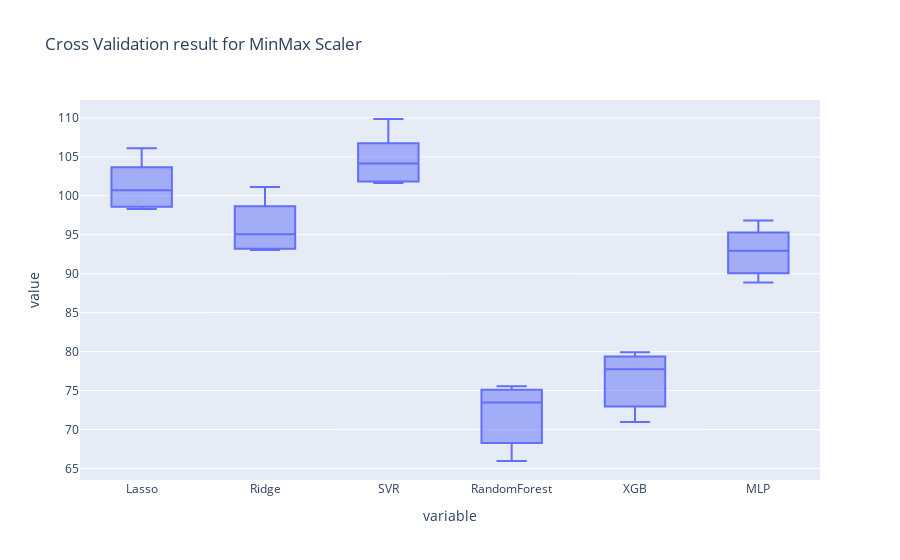

Notebook code cell kept with this figure:
### Code cell
# Boxplot of the result for analisys of the algorithms, using MinMax Scaler:

px.box(resultados_min_max_rmse, title= "Cross Validation result for MinMax Scaler(RMSE)")

### Figure 1 — Plotly figure (JSON) as saved in the notebook; plotly's stock layout.template omitted (floating-point values rounded to 4 significant figures)
{"data": [{"alignmentgroup": "True", "hovertemplate": "variable=%{x}<br>value=%{y}<extra></extra>", "legendgroup": "", "marker": {"color": "#636efa"}, "name": "", "notched": false, "offsetgroup": "", "orientation": "v", "showlegend": false, "type": "box", "x": ["Lasso", "Lasso", "Lasso", "Lasso", "Lasso", "Ridge", "Ridge", "Ridge", "Ridge", "Ridge", "SVR", "SVR", "SVR", "SVR", "SVR", "RandomForest", "RandomForest", "RandomForest", "RandomForest", "RandomForest", "XGB", "XGB", "XGB", "XGB", "XGB", "MLP", "MLP", "MLP", "MLP", "MLP"], "x0": " ", "xaxis": "x", "y": [102.8, 106.1, 100.7, 98.3, 98.71, 97.82, 101.1, 95.05, 93.26, 93.05, 105.7, 109.9, 104.1, 101.6, 101.9, 74.96, 75.55, 73.45, 65.95, 69.03, 79.19, 79.91, 77.74, 70.95, 73.6, 94.77, 96.82, 92.93, 88.86, 90.46], "y0": " ", "yaxis": "y"}], "layout": {"boxmode": "group", "legend": {"tracegroupgap": 0}, "title": {"text": "Cross Validation result for MinMax Scaler"}, "xaxis": {"anchor": "y", "domain": [0, 1], "title": {"text": "variable"}}, "yaxis": {"anchor": "x", "domain": [0, 1], "title": {"text": "value"}}}}
